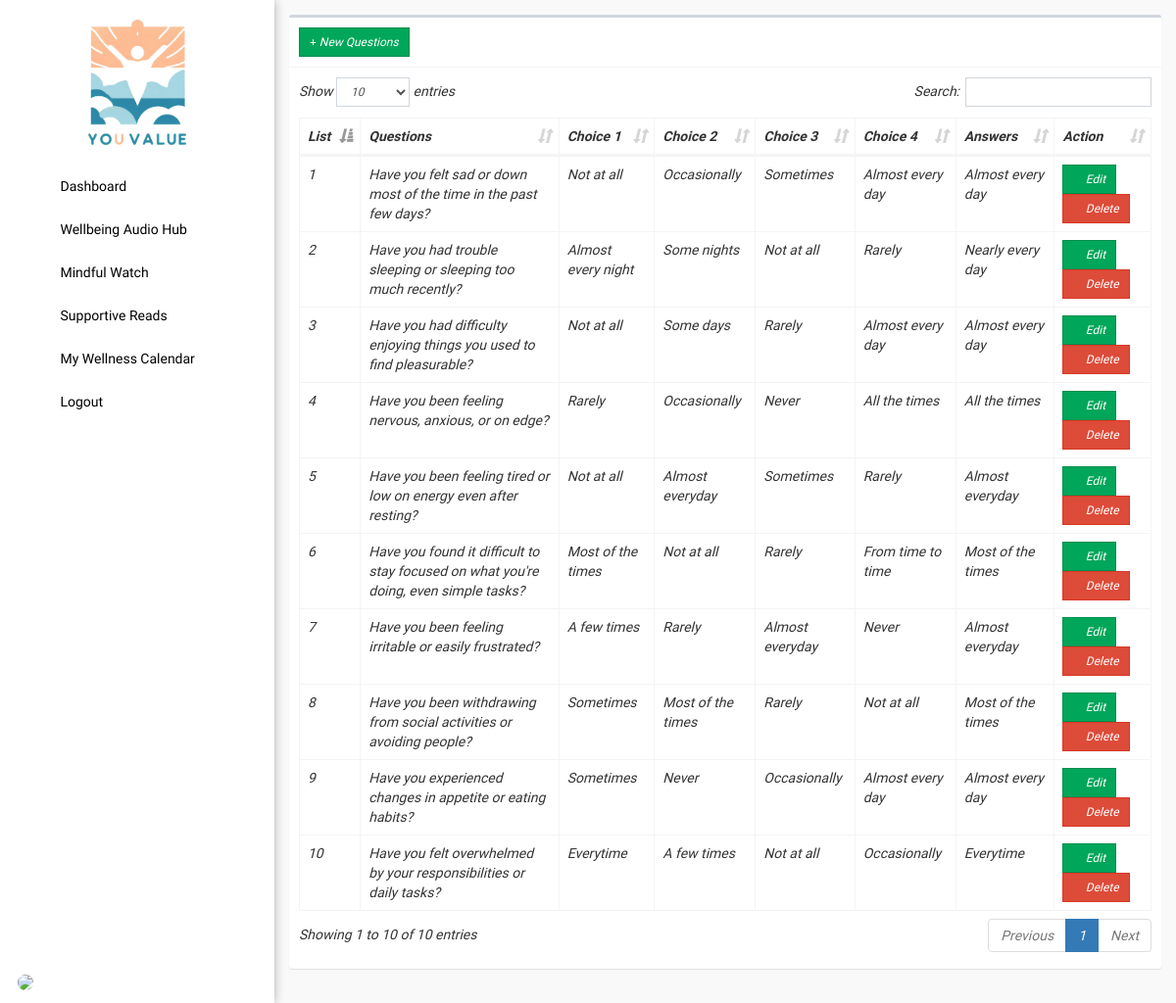
Page /admin/questionnaires.php on the earlier database version.
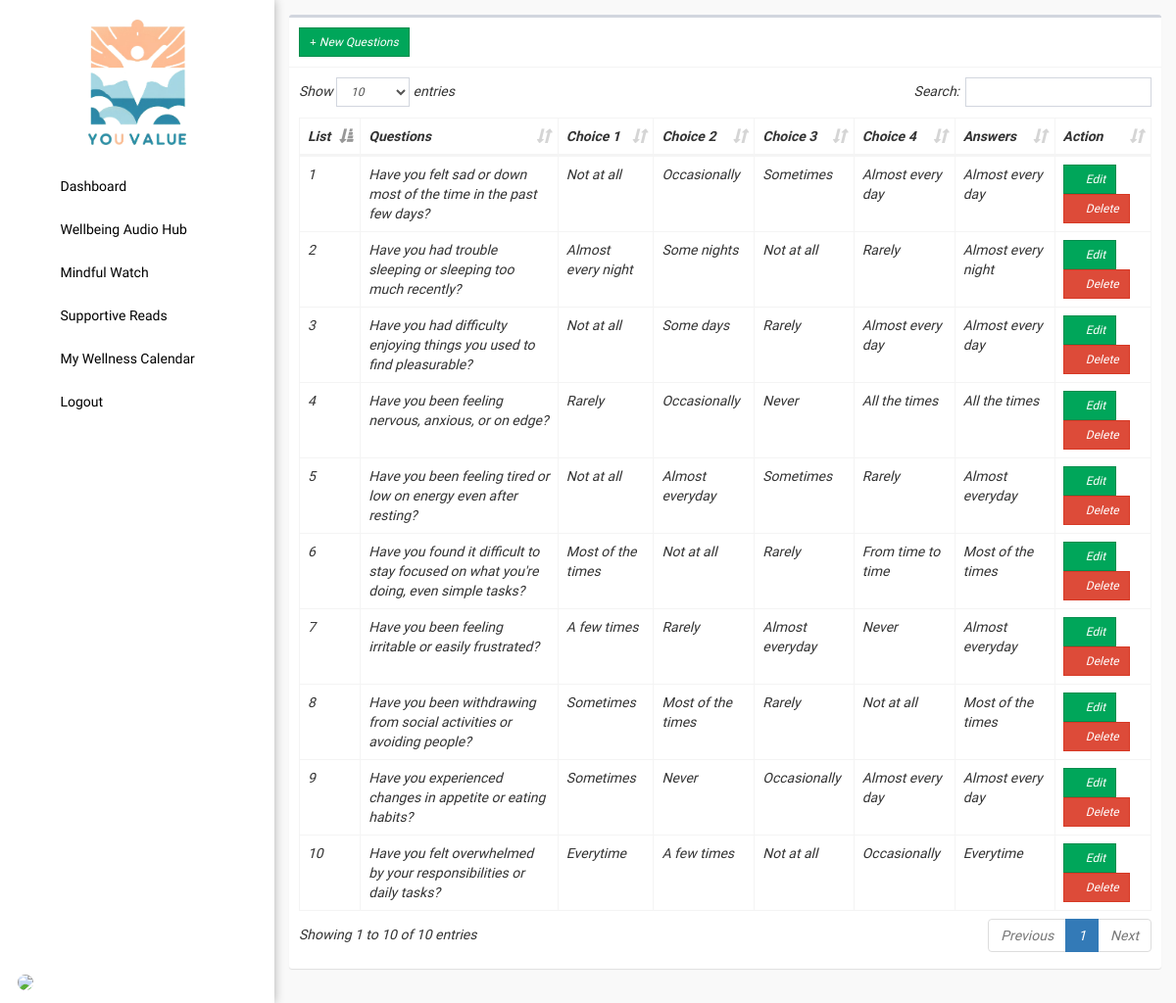
Same page on the later database version.
### tables this page shows
CREATE TABLE `questionnaires` (
  `id` int(11) NOT NULL,
  `questions` text NOT NULL,
  `choice1` text NOT NULL,
  `choice2` text NOT NULL,
  `choice3` text NOT NULL,
  `choice4` text NOT NULL,
  `answers` text NOT NULL
);

### config/config.php (called while the page is built, shortened)
<?php
class Connection{
	private $servername = "localhost";
	private $username = "root";
	private $password = "";
	private $dbname = "youvalue";
	public function conn(){
		try {
		$this->dsn = "mysql:host=".$this->servername.";dbname=".$this->dbname;
		$this->pdo = new PDO($this->dsn, $this->username, $this->password);
		$this->pdo->setAttribute(PDO::ATTR_ERRMODE, PDO::ERRMODE_EXCEPTION);
		$this->pdo->setAttribute(PDO::ATTR_DEFAULT_FETCH_MODE, PDO::FETCH_ASSOC);
		return $this->pdo;
		} catch (Exception $e) {
			echo 'error'. $e->getmessage();
		}
	}
}
?>

### admin/questionnaires.php (the view, shortened to what this page needs)
<?php
  include '../config/config.php';
  class data extends Connection{
    public function managedata(){
?>
<!DOCTYPE html>
<html>
<head><?php include 'head.php'; ?></head>
<body class="hold-transition skin-blue sidebar-mini">
  <div class="wrapper">
    <?php include 'sidebar.php'; ?>
    <div class="content-wrapper" style="height: 100vh;background-color: #f9f9f9;overflow-y: auto;">
      <section class="content">
        <div class="row">
          <div class="col-xs-12">
            <div class="box">
              <div class="box-header with-border">
                 <a href="#addnew" data-toggle="modal" class="btn btn-success btn-sm btn-flat custom-btn"><i class="fa fa-plus"></i> New Questions</a>
              </div>
              <div class="box-body table-responsive">
                <table id="example1" class="table table-bordered">
                  <thead>
                    <th>List</th>
                    <th>Questions</th>
                    <th>Choice 1</th>
                    <th>Choice 2</th>
                    <th>Choice 3</th>
                    <th>Choice 4</th>
                    <th>Answers</th>
                    <th>Action</th>
                  </thead>
                  <tbody>
                    <?php $sql = "SELECT * FROM questionnaires";
                    $stmt = $this->conn()->query($sql);
                    $id = 1;
                    while ($row = $stmt->fetch()) { ?>
                      <tr>
                        <td><?php echo $id; ?></td>
                        <td><?php echo $row['questions'] ?></td>
                        <td><?php echo $row['choice1'] ?></td>
                        <td><?php echo $row['choice2'] ?></td>
                        <td><?php echo $row['choice3'] ?></td>
                        <td><?php echo $row['choice4'] ?></td>
                        <td><?php echo $row['answers'] ?></td>
                        <td>
                          <button class='btn btn-success btn-sm edit btn-flat'
                          data-edit_id='<?php echo $row['id'] ?>'
                          data-edit_questions='<?php echo $row['questions'] ?>'
                          data-edit_choice1='<?php echo $row['choice1'] ?>'
                          data-edit_choice2='<?php echo $row['choice2'] ?>'
                          data-edit_choice3='<?php echo $row['choice3'] ?>'
                          data-edit_choice4='<?php echo $row['choice4'] ?>'
                          data-edit_answers='<?php echo $row['answers'] ?>'
                          ><i class='fa fa-edit'></i> Edit</button>
                          <button class='btn btn-danger btn-sm delete btn-flat'
                          data-delete_id='<?php echo $row['id'] ?>'
                          ><i class='fa fa-trash'></i> Delete</button>
                        </td>
                      </tr>
                    <?php $id++; } ?>
                  </tbody>
                </table>
              </div>
            </div>
          </div>
        </div>
      </section>
    </div>
  </div>
</body>
</html>
<?php } } $data = new data(); $data->managedata(); ?>

Differences in the rows shown:
changed questionnaires "Have you had trouble sleeping or sleeping too much recently?": answers "Nearly every day" → "Almost every night"
